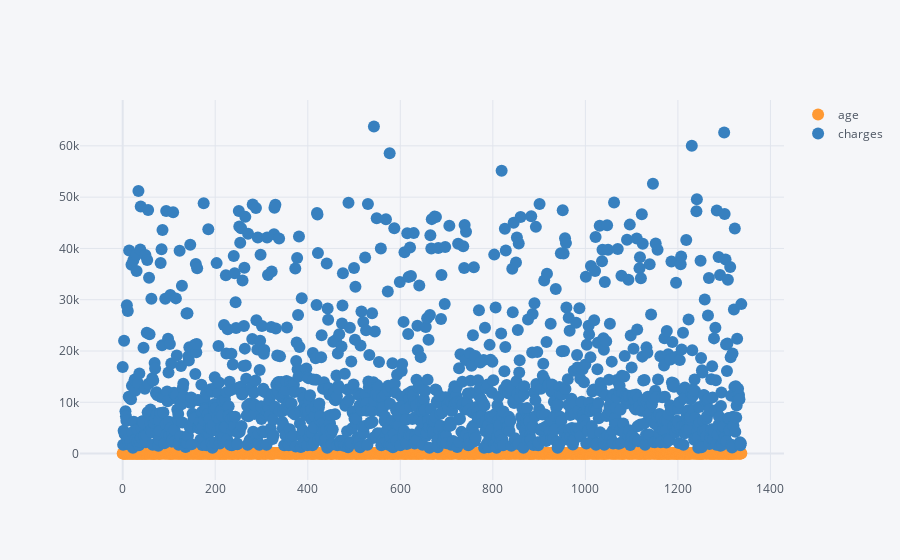

Notebook cell for this chart:
### Code cell
insurance[['age','charges']].iplot(kind='scatter',mode='markers')

### Figure 1 — Plotly figure (JSON) as saved in the notebook; plotly's stock layout.template omitted (floating-point values rounded to 4 significant figures; data arrays with more than 128 entries replaced by an {"elided": "..."} marker saying what was removed)
{"data": [{"line": {"color": "rgba(255, 153, 51, 1.0)", "dash": "solid", "shape": "linear", "width": 1.3}, "marker": {"size": 12, "symbol": "circle"}, "mode": "markers", "name": "age", "text": "", "type": "scatter", "x": {"elided": "1338 int values"}, "y": {"elided": "1338 int values"}}, {"line": {"color": "rgba(55, 128, 191, 1.0)", "dash": "solid", "shape": "linear", "width": 1.3}, "marker": {"size": 12, "symbol": "circle"}, "mode": "markers", "name": "charges", "text": "", "type": "scatter", "x": {"elided": "1338 int values"}, "y": {"elided": "1338 float values"}}], "layout": {"legend": {"bgcolor": "#F5F6F9", "font": {"color": "#4D5663"}}, "paper_bgcolor": "#F5F6F9", "plot_bgcolor": "#F5F6F9", "title": {"font": {"color": "#4D5663"}}, "xaxis": {"gridcolor": "#E1E5ED", "showgrid": true, "tickfont": {"color": "#4D5663"}, "title": {"font": {"color": "#4D5663"}, "text": ""}, "zerolinecolor": "#E1E5ED"}, "yaxis": {"gridcolor": "#E1E5ED", "showgrid": true, "tickfont": {"color": "#4D5663"}, "title": {"font": {"color": "#4D5663"}, "text": ""}, "zerolinecolor": "#E1E5ED"}}}
